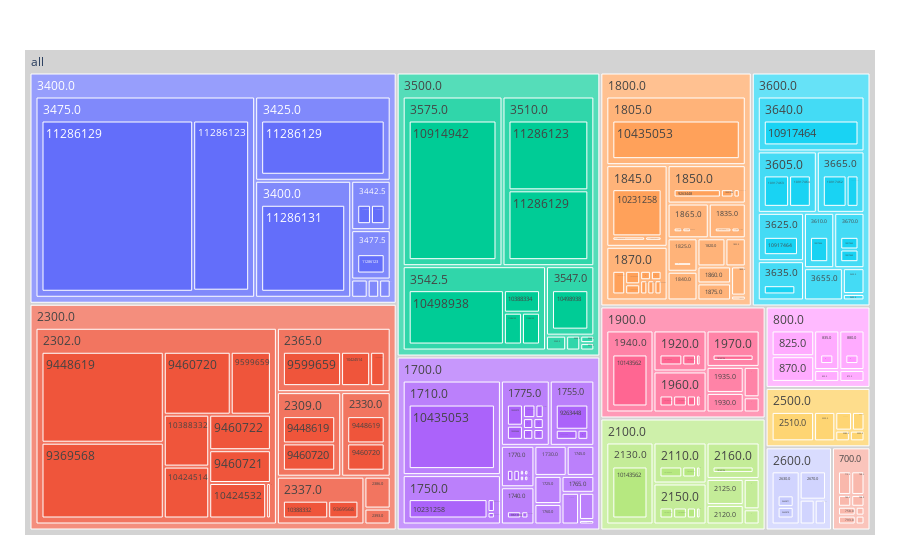

Notebook cell for this chart:
### Code cell
# Spectrum Usage Data Set
fig = px.treemap(specUsage, path=[px.Constant('all'), 'RANGE','START','LICENCE_NO'], values='BW')
fig.update_traces(root_color="lightgrey")
fig.update_layout(margin = dict(t=50, l=25, r=25, b=25))
fig.write_html('ACMA Treemaps/usageTreemap1.html')
fig.show()

### Figure 1 — Plotly figure (JSON) as saved in the notebook; plotly's stock layout.template omitted (floating-point values rounded to 4 significant figures; data arrays with more than 128 entries replaced by an {"elided": "..."} marker saying what was removed)
{"data": [{"branchvalues": "total", "domain": {"x": [0, 1], "y": [0, 1]}, "hovertemplate": "labels=%{label}<br>BW=%{value}<br>parent=%{parent}<br>id=%{id}<extra></extra>", "ids": {"elided": "305 str values"}, "labels": {"elided": "305 str values"}, "name": "", "parents": {"elided": "305 str values"}, "root": {"color": "lightgrey"}, "type": "treemap", "values": {"elided": "305 float values"}}], "layout": {"legend": {"tracegroupgap": 0}, "margin": {"b": 25, "l": 25, "r": 25, "t": 50}}}
